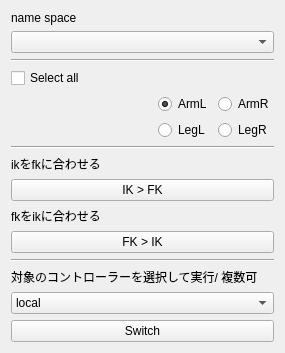
<?xml version="1.0" encoding="UTF-8"?>
<ui version="4.0">
 <class>Form</class>
 <widget class="QWidget" name="Form">
  <property name="geometry">
   <rect>
    <x>0</x>
    <y>0</y>
    <width>285</width>
    <height>331</height>
   </rect>
  </property>
  <property name="windowTitle">
   <string>Form</string>
  </property>
  <layout class="QGridLayout" name="gridLayout_2">
   <item row="2" column="1">
    <widget class="Line" name="line_3">
     <property name="orientation">
      <enum>Qt::Horizontal</enum>
     </property>
    </widget>
   </item>
   <item row="3" column="1">
    <widget class="QCheckBox" name="selectAll">
     <property name="text">
      <string>Select all </string>
     </property>
     <property name="tristate">
      <bool>false</bool>
     </property>
    </widget>
   </item>
   <item row="1" column="1">
    <layout class="QVBoxLayout" name="verticalLayout_4">
     <item>
      <widget class="QLabel" name="label">
       <property name="text">
        <string>name space</string>
       </property>
      </widget>
     </item>
     <item>
      <widget class="QComboBox" name="nmspList"/>
     </item>
    </layout>
   </item>
   <item row="9" column="1">
    <layout class="QVBoxLayout" name="verticalLayout_7">
     <item>
      <widget class="QLabel" name="label_4">
       <property name="text">
        <string>対象のコントローラーを選択して実行/ 複数可</string>
       </property>
      </widget>
     </item>
     <item>
      <widget class="QComboBox" name="space">
       <property name="layoutDirection">
        <enum>Qt::LeftToRight</enum>
       </property>
       <item>
        <property name="text">
         <string>local</string>
        </property>
       </item>
       <item>
        <property name="text">
         <string>head</string>
        </property>
       </item>
       <item>
        <property name="text">
         <string>chest</string>
        </property>
       </item>
       <item>
        <property name="text">
         <string>body</string>
        </property>
       </item>
       <item>
        <property name="text">
         <string>cog</string>
        </property>
       </item>
       <item>
        <property name="text">
         <string>world</string>
        </property>
       </item>
      </widget>
     </item>
     <item>
      <widget class="QPushButton" name="switchspace">
       <property name="styleSheet">
        <string notr="true"/>
       </property>
       <property name="text">
        <string>Switch</string>
       </property>
      </widget>
     </item>
    </layout>
   </item>
   <item row="4" column="1">
    <layout class="QGridLayout" name="gridLayout">
     <item row="0" column="0">
      <spacer name="horizontalSpacer">
       <property name="orientation">
        <enum>Qt::Horizontal</enum>
       </property>
       <property name="sizeHint" stdset="0">
        <size>
         <width>40</width>
         <height>20</height>
        </size>
       </property>
      </spacer>
     </item>
     <item row="0" column="1">
      <widget class="QRadioButton" name="armL">
       <property name="text">
        <string>ArmL</string>
       </property>
       <property name="checked">
        <bool>true</bool>
       </property>
       <property name="autoExclusive">
        <bool>false</bool>
       </property>
      </widget>
     </item>
     <item row="0" column="2">
      <widget class="QRadioButton" name="armR">
       <property name="enabled">
        <bool>true</bool>
       </property>
       <property name="text">
        <string>ArmR</string>
       </property>
       <property name="autoExclusive">
        <bool>false</bool>
       </property>
      </widget>
     </item>
     <item row="1" column="1">
      <widget class="QRadioButton" name="legL">
       <property name="text">
        <string>LegL</string>
       </property>
       <property name="autoExclusive">
        <bool>false</bool>
       </property>
      </widget>
     </item>
     <item row="1" column="2">
      <widget class="QRadioButton" name="legR">
       <property name="text">
        <string>LegR</string>
       </property>
       <property name="autoExclusive">
        <bool>false</bool>
       </property>
      </widget>
     </item>
    </layout>
   </item>
   <item row="6" column="1">
    <layout class="QVBoxLayout" name="verticalLayout_5">
     <item>
      <widget class="QLabel" name="label_2">
       <property name="text">
        <string>ikをfkに合わせる</string>
       </property>
      </widget>
     </item>
     <item>
      <widget class="QPushButton" name="iktofk_bake">
       <property name="styleSheet">
        <string notr="true"/>
       </property>
       <property name="text">
        <string>IK &gt; FK</string>
       </property>
      </widget>
     </item>
    </layout>
   </item>
   <item row="7" column="1">
    <layout class="QVBoxLayout" name="verticalLayout_6">
     <item>
      <widget class="QLabel" name="label_3">
       <property name="text">
        <string>fkをikに合わせる</string>
       </property>
      </widget>
     </item>
     <item>
      <widget class="QPushButton" name="fktoik_bake">
       <property name="styleSheet">
        <string notr="true"/>
       </property>
       <property name="text">
        <string>FK &gt; IK</string>
       </property>
      </widget>
     </item>
    </layout>
   </item>
   <item row="5" column="1">
    <widget class="Line" name="line">
     <property name="orientation">
      <enum>Qt::Horizontal</enum>
     </property>
    </widget>
   </item>
   <item row="8" column="1">
    <widget class="Line" name="line_2">
     <property name="orientation">
      <enum>Qt::Horizontal</enum>
     </property>
    </widget>
   </item>
  </layout>
 </widget>
 <resources/>
 <connections/>
</ui>
